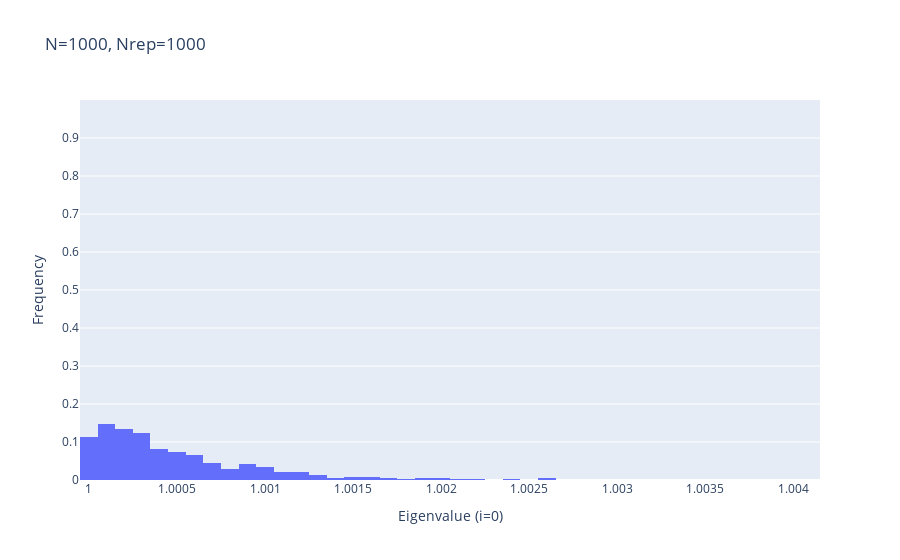
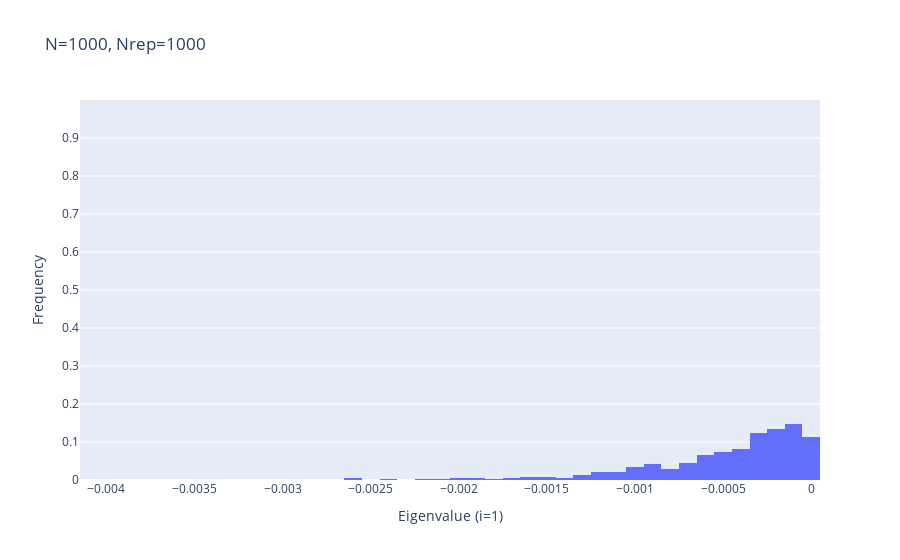

Write notebook code for charts like these, in order.
### Code cell
for i, values in enumerate(violation_result["sorted_eigenvalues_list"]):
    fig = physicality_violation_check.make_prob_dist_histogram(values, bin_size=0.0001)
    fig.update_layout(title=f"N={num_data[0]}, Nrep={len(values)}")
    fig.update_xaxes( title=f"Eigenvalue (i={i})")
    fig.show()

### Figure 1 — Plotly figure (JSON) as saved in the notebook; plotly's stock layout.template omitted (floating-point values rounded to 4 significant figures; data arrays with more than 128 entries replaced by an {"elided": "..."} marker saying what was removed)
{"data": [{"histnorm": "probability", "type": "histogram", "x": {"elided": "1000 float values"}, "xbins": {"size": 0.0001}}], "layout": {"title": {"text": "N=1000, Nrep=1000"}, "xaxis": {"dtick": 0, "title": {"text": "Eigenvalue (i=0)"}}, "yaxis": {"range": [0, 1], "tickvals": [0, 0.1, 0.2, 0.3, 0.4, 0.5, 0.6, 0.7, 0.8, 0.9], "title": {"text": "Frequency"}}}}

### Figure 2 — Plotly figure (JSON) as saved in the notebook; plotly's stock layout.template omitted (floating-point values rounded to 4 significant figures; data arrays with more than 128 entries replaced by an {"elided": "..."} marker saying what was removed)
{"data": [{"histnorm": "probability", "type": "histogram", "x": {"elided": "1000 float values"}, "xbins": {"size": 0.0001}}], "layout": {"title": {"text": "N=1000, Nrep=1000"}, "xaxis": {"dtick": 0, "title": {"text": "Eigenvalue (i=1)"}}, "yaxis": {"range": [0, 1], "tickvals": [0, 0.1, 0.2, 0.3, 0.4, 0.5, 0.6, 0.7, 0.8, 0.9], "title": {"text": "Frequency"}}}}
